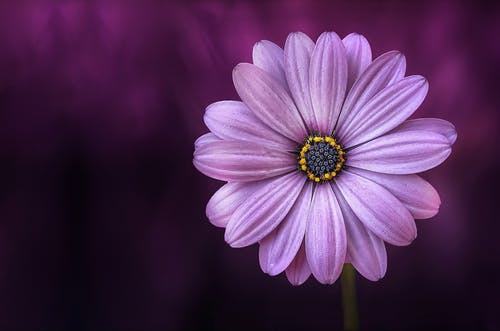
#> input picture image/flower.jpg, 500 x 331 px, found by its file name
$ jupyter execute --allow-errors crop.ipynb
#> lines starting #> are read from the running program, lines starting #| are printed output that depends on the picture
## **In this code, we will try to crop some part from the image.**

First we need to mount our code with google drive.

[cell 1]
# To mount code with google drive
from google.colab import drive
#> (the rest of this cell did not finish here and is left out)

Import all the package that we will use for the code.

[cell 2]
# Import the necessary packages
import numpy as np
import argparse
import cv2
from google.colab.patches import cv2_imshow

Set the path for the image that we will use for testing the code.

When you mount the code, folder **"drive"** will appear on the left screen when you click the **"file"** symbol. Then you just need to find the image in your drive and right click on that image.

A pop up will show some list then just click **"copy path"**. After that you just need to paste the path here.

[cell 3]
# Construct the argument parser and parse the arguments
args = {
	# Task 1
	"image": '/content/drive/My Drive/Colab Notebooks/Image-Processing/corona.png',
	"image2": '/content/drive/My Drive/Colab Notebooks/Image-Processing/flower.jpg'
}

Now that we have the path to the image, we can load it off the disk using the cv2.imread function on Line 1. The cv2.imread function returns a NumPy array representing the image.

Then, displaying the actual image on our screen. The parameter is a reference to the image we loaded before.

[cell 4]
# Task 2
# Load the image and show it here :
image = cv2.imread(args['image2'])
#> image is the input picture: shape (331, 500, 3); mean B, G, R 84.9, 46.4, 81.3
cv2_imshow(image)

Cropping an image is as simple as using array slices in NumPy! Let's crop out the face of the T-Rex. The order in which we specify the coordinates is: startY:endY, startX:endX. In this case, we are starting at Y=30 and ending at Y=120. Similarly, we start at X=240 and X=335.

[cell 5]
# Task 3
# Crop image using opencv function and show the image
# (start y = 30, ending y = 120, start x = 240, start x = 335)
cropped = image[30:120, 240:335]
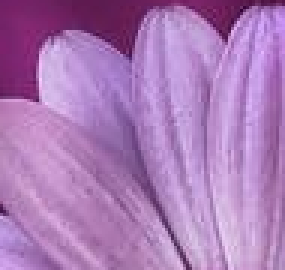
#> cropped: shape (90, 95, 3) (shown 3 times larger); mean B, G, R 183.5, 123.3, 171.8
cv2_imshow(cropped)


$ run again, with image/test_image_2.png saved as image/flower.jpg
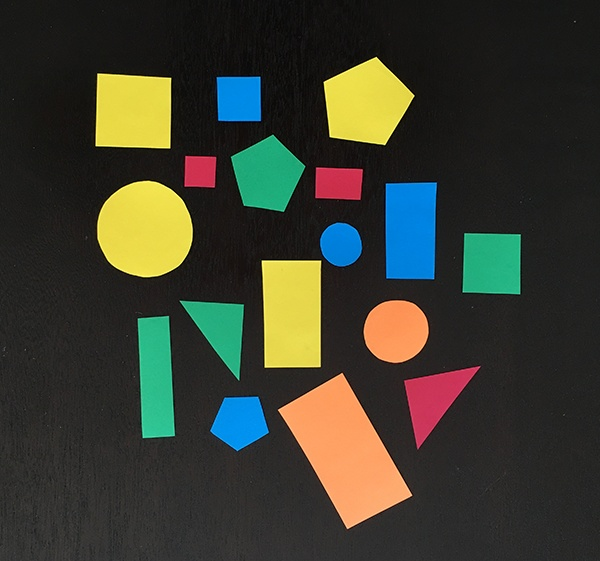
#> input picture image/test_image_2.png, 600 x 561 px, found by its file name
#> image is the input picture: shape (561, 600, 3); mean B, G, R 47.3, 60.1, 58.3
#> `cropped = image[30:120, 240:335]`:
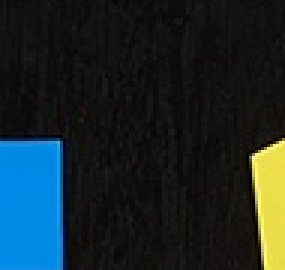
#> cropped: shape (90, 95, 3) (shown 3 times larger); mean B, G, R 40.2, 38.4, 25.7
